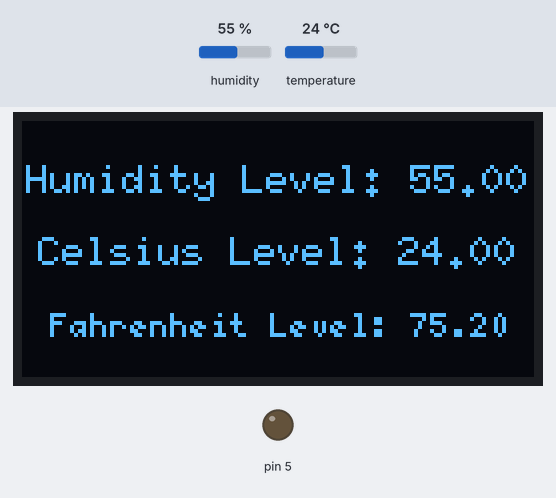
Recording of a sketch running on a simulated Arduino Uno, built with avr-gcc and run on an emulated ATmega328P. Shown: 128×64 one-colour display, output pins drawn as LEDs (lit = HIGH). Inputs (shaded band) come from the test bench; at power-on: humidity 55 %, temperature 24 °C. What the sketch prints to the serial monitor is not drawn.

Above: at 3.4 s.
3.5 s: humidity set to 22 %
At 7.0 s:
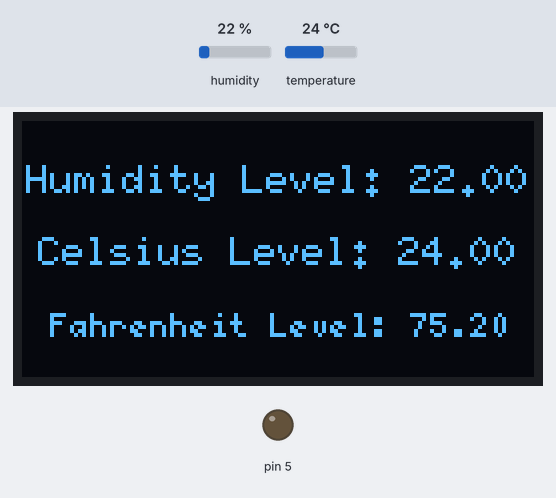
10.6 s: temperature set to 12 °C
At 14.5 s:
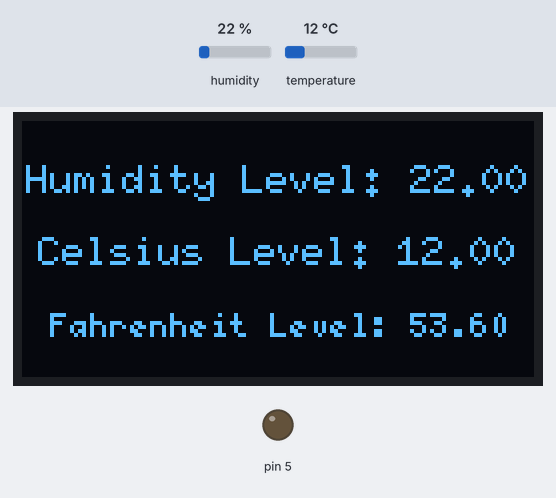
17.3 s: humidity set to 40 %
At 20.0 s:
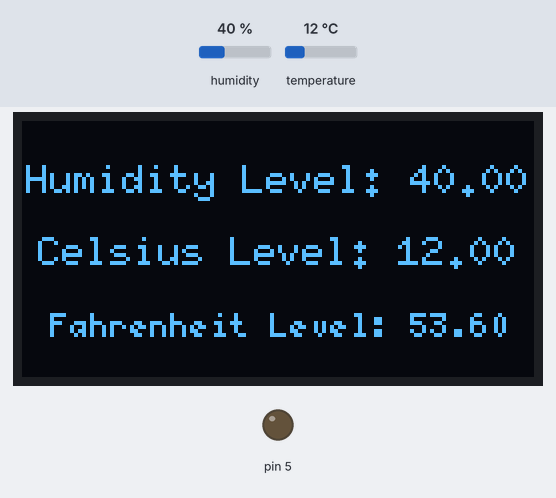
22.6 s: temperature set to 19 °C
At 25.7 s:
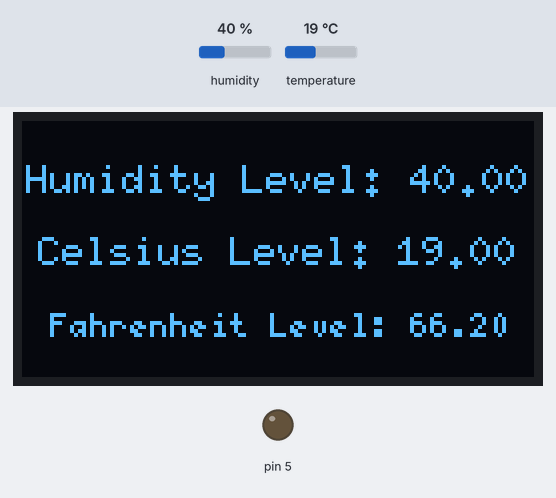
Timing chart, 0 to 27.9 s (numbered marks = the images above; inputs shaded):
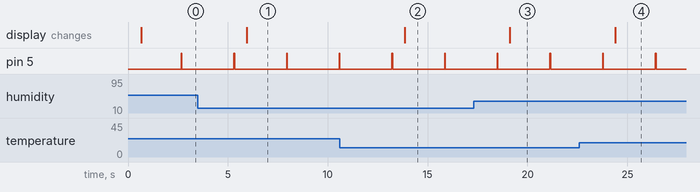

Measured:
- after the input at 3.5 s, the display: changes after 2.4 s (image 1)
- after the input at 10.6 s, the display: changes after 3.2 s (image 2)
- after the input at 17.3 s, the display: changes after 1.8 s (image 3)
- after the input at 22.6 s, the display: changes after 1.8 s (image 4)
- by itself, pin 5: alternates HIGH for 0.03 s and LOW for 2.6 s

The sketch:

dht11OOP.ino
```cpp
#include <DHT.h>
#include <Arduino.h>
#include <math.h>
#include <Wire.h>
#include <U8g2lib.h>

class dhtSensor {
  private:

   const uint8_t sensorPin;
   const uint8_t sensorType;
  DHT dht;

  public:
  dhtSensor(uint8_t pin, uint8_t type) : sensorPin(pin), sensorType(type), dht(pin, type) {}

  void init() { dht.begin(); }

  float humidityReading() { return dht.readHumidity(); }

  float temperatureCelsiusReading() { return dht.readTemperature(); }

  float temperatureFahrenheitReading() { return dht.readTemperature(true); }

  void verifyReadings(float h, float t, float f) { if (isnan(h) || isnan(t) || isnan(f)) { Serial.println(F("Failed to read")); return; } }

                                                  // STRINGS FOR OLED

  String humidityVal() { return "Humidity Level: " + String(humidityReading()); }
  String tempCelsiusVal() { return "Celsius Level: " + String(temperatureCelsiusReading()); }
  String tempFahrenheitVal() { return "Fahrenheit Level: " + String(temperatureFahrenheitReading()); }

};

struct tempReadings {
  float _cHumidity;
  float _cTempCelsius;
  float _cTempFahrenheit;
};

void printDhtVal(const tempReadings &_data) {

  Serial.print(F("Current Humidity: "));
   Serial.print(_data._cHumidity);

  Serial.print(F(" Current Celsius: "));
   Serial.print(_data._cTempCelsius);

  Serial.print(F(" Current Fahrenheit: "));
   Serial.println(_data._cTempFahrenheit);

}

class oled {
  private:

  static const uint8_t width = 128;
  static const uint8_t height = 64;

  U8G2_SSD1306_128X64_NONAME_1_HW_I2C oled_ssd1306;

  public:

  oled() : oled_ssd1306(U8G2_R0, U8X8_PIN_NONE /*Reset Pin*/) {}

  void init() { oled_ssd1306.begin(); }

  void test() {

    oled_ssd1306.firstPage();
    do {

      oled_ssd1306.setFont(u8g2_font_6x10_tf);
      oled_ssd1306.drawStr(32, 16, "Hello, World!");

    } while( oled_ssd1306.nextPage() );


   }

   void displayData(dhtSensor const &sensor) {
    String humStr = sensor.humidityVal();
    String celStr = sensor.tempCelsiusVal();
    String fahStr = sensor.tempFahrenheitVal();

    oled_ssd1306.firstPage();
    do {
      oled_ssd1306.setFont(u8g2_font_6x10_tf);

      int humX = (width - oled_ssd1306.getStrWidth(humStr.c_str())) / 2;
      oled_ssd1306.drawStr(humX, 18, humStr.c_str());


      int celX = (width - oled_ssd1306.getStrWidth(celStr.c_str())) / 2;
      oled_ssd1306.drawStr(celX, 36, celStr.c_str());

      oled_ssd1306.setFont(u8g2_font_5x7_tf);


      int fahX = (width - oled_ssd1306.getStrWidth(fahStr.c_str())) / 2;
      oled_ssd1306.drawStr(fahX, 54, fahStr.c_str());

    } while( oled_ssd1306.nextPage() );
  }

};
class buzzer {
  private:
   uint8_t buzzerPin;
   uint8_t state = 0;

  public:
   buzzer(uint8_t pin) { buzzerPin = pin; }

   void init() { pinMode(buzzerPin, OUTPUT); }

   void on() { digitalWrite(buzzerPin, HIGH); }
   void off() { digitalWrite(buzzerPin, LOW); }

};

dhtSensor DHT(2, DHT11);
oled Oled;
buzzer Buzzer(5);
void setup() {
  Buzzer.init();
  DHT.init();
  Oled.init();
  Serial.begin(9600);

}

void loop() {


  tempReadings tempreadings;
  float Humidity = DHT.humidityReading();
  float tempCelsius = DHT.temperatureCelsiusReading();
  float tempFahrenheit = DHT.temperatureFahrenheitReading();

  DHT.verifyReadings(Humidity, tempCelsius, tempFahrenheit);

  tempreadings._cHumidity = Humidity;
  tempreadings._cTempCelsius = tempCelsius;
  tempreadings._cTempFahrenheit = tempFahrenheit;

  printDhtVal(tempreadings);
  Buzzer.off();

  Oled.displayData(DHT);

  delay(2000);
  Buzzer.on();

}
```
